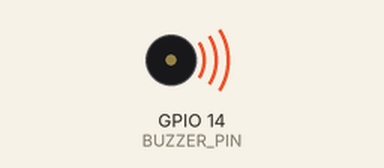
This sketch was run on a simulated ESP32. On the bench: buzzer (waves = sounding).

Above: at 0.3 s.
At 22.8 s:
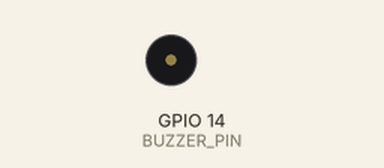
Timing chart, 0 to 25.9 s (numbered marks = the images above):
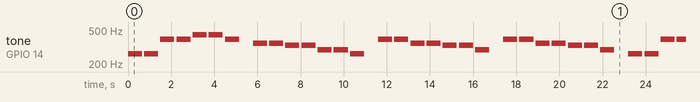

Measured:
- by itself, tone on GPIO 14 (BUZZER_PIN): plays 262 Hz for 0.65 s, 262 Hz for 0.65 s, 392 Hz for 0.65 s, 392 Hz for 0.65 s, 440 Hz for 0.65 s, 440 Hz for 0.65 s … (140 notes in this stretch)

The sketch:

twinkle-twinkle.ino
```cpp
// esp32 tone library by lbernstone
// https://github.com/lbernstone/Tone
#include <Tone32.h>


#define BUZZER_PIN 14
#define BUZZER_CHANNEL 0

void setup() {}

void loop()
{
    // twinkle twinkle little star

    tone(BUZZER_PIN, NOTE_C4, 650, BUZZER_CHANNEL);
    noTone(BUZZER_PIN, BUZZER_CHANNEL);
    delay(100);

    tone(BUZZER_PIN, NOTE_C4, 650, BUZZER_CHANNEL);
    noTone(BUZZER_PIN, BUZZER_CHANNEL);
    delay(100);

    tone(BUZZER_PIN, NOTE_G4, 650, BUZZER_CHANNEL);
    noTone(BUZZER_PIN, BUZZER_CHANNEL);
    delay(100);

    tone(BUZZER_PIN, NOTE_G4, 650, BUZZER_CHANNEL);
    noTone(BUZZER_PIN, BUZZER_CHANNEL);
    delay(100);

    tone(BUZZER_PIN, NOTE_A4, 650, BUZZER_CHANNEL);
    noTone(BUZZER_PIN, BUZZER_CHANNEL);
    delay(100);

    tone(BUZZER_PIN, NOTE_A4, 650, BUZZER_CHANNEL);
    noTone(BUZZER_PIN, BUZZER_CHANNEL);
    delay(100);

    tone(BUZZER_PIN, NOTE_G4, 650, BUZZER_CHANNEL);
    noTone(BUZZER_PIN, BUZZER_CHANNEL);
    delay(650);

    //   How i wonder what you are

    tone(BUZZER_PIN, NOTE_F4, 650, BUZZER_CHANNEL);
    noTone(BUZZER_PIN, BUZZER_CHANNEL);
    delay(100);

    tone(BUZZER_PIN, NOTE_F4, 650, BUZZER_CHANNEL);
    noTone(BUZZER_PIN, BUZZER_CHANNEL);
    delay(100);

    tone(BUZZER_PIN, NOTE_E4, 650, BUZZER_CHANNEL);
    noTone(BUZZER_PIN, BUZZER_CHANNEL);
    delay(100);

    tone(BUZZER_PIN, NOTE_E4, 650, BUZZER_CHANNEL);
    noTone(BUZZER_PIN, BUZZER_CHANNEL);
    delay(100);

    tone(BUZZER_PIN, NOTE_D4, 650, BUZZER_CHANNEL);
    noTone(BUZZER_PIN, BUZZER_CHANNEL);
    delay(100);

    tone(BUZZER_PIN, NOTE_D4, 650, BUZZER_CHANNEL);
    noTone(BUZZER_PIN, BUZZER_CHANNEL);
    delay(100);

    tone(BUZZER_PIN, NOTE_C4, 650, BUZZER_CHANNEL);
    noTone(BUZZER_PIN, BUZZER_CHANNEL);
    delay(650);

    // up above the world so high

    tone(BUZZER_PIN, NOTE_G4, 650, BUZZER_CHANNEL);
    noTone(BUZZER_PIN, BUZZER_CHANNEL);
    delay(100);

    tone(BUZZER_PIN, NOTE_G4, 650, BUZZER_CHANNEL);
    noTone(BUZZER_PIN, BUZZER_CHANNEL);
    delay(100);

    tone(BUZZER_PIN, NOTE_F4, 650, BUZZER_CHANNEL);
    noTone(BUZZER_PIN, BUZZER_CHANNEL);
    delay(100);

    tone(BUZZER_PIN, NOTE_F4, 650, BUZZER_CHANNEL);
    noTone(BUZZER_PIN, BUZZER_CHANNEL);
    delay(100);

    tone(BUZZER_PIN, NOTE_E4, 650, BUZZER_CHANNEL);
    noTone(BUZZER_PIN, BUZZER_CHANNEL);
    delay(100);

    tone(BUZZER_PIN, NOTE_E4, 650, BUZZER_CHANNEL);
    noTone(BUZZER_PIN, BUZZER_CHANNEL);
    delay(100);

    tone(BUZZER_PIN, NOTE_D4, 650, BUZZER_CHANNEL);
    noTone(BUZZER_PIN, BUZZER_CHANNEL);
    delay(650);

    // like a diamond in the sky

    tone(BUZZER_PIN, NOTE_G4, 650, BUZZER_CHANNEL);
    noTone(BUZZER_PIN, BUZZER_CHANNEL);
    delay(100);

    tone(BUZZER_PIN, NOTE_G4, 650, BUZZER_CHANNEL);
    noTone(BUZZER_PIN, BUZZER_CHANNEL);
    delay(100);

    tone(BUZZER_PIN, NOTE_F4, 650, BUZZER_CHANNEL);
    noTone(BUZZER_PIN, BUZZER_CHANNEL);
    delay(100);

    tone(BUZZER_PIN, NOTE_F4, 650, BUZZER_CHANNEL);
    noTone(BUZZER_PIN, BUZZER_CHANNEL);
    delay(100);

    tone(BUZZER_PIN, NOTE_E4, 650, BUZZER_CHANNEL);
    noTone(BUZZER_PIN, BUZZER_CHANNEL);
    delay(100);

    tone(BUZZER_PIN, NOTE_E4, 650, BUZZER_CHANNEL);
    noTone(BUZZER_PIN, BUZZER_CHANNEL);
    delay(100);

    tone(BUZZER_PIN, NOTE_D4, 650, BUZZER_CHANNEL);
    noTone(BUZZER_PIN, BUZZER_CHANNEL);
    delay(650);

    // twinkle twinkle little star

    tone(BUZZER_PIN, NOTE_C4, 650, BUZZER_CHANNEL);
    noTone(BUZZER_PIN, BUZZER_CHANNEL);
    delay(100);

    tone(BUZZER_PIN, NOTE_C4, 650, BUZZER_CHANNEL);
    noTone(BUZZER_PIN, BUZZER_CHANNEL);
    delay(100);

    tone(BUZZER_PIN, NOTE_G4, 650, BUZZER_CHANNEL);
    noTone(BUZZER_PIN, BUZZER_CHANNEL);
    delay(100);

    tone(BUZZER_PIN, NOTE_G4, 650, BUZZER_CHANNEL);
    noTone(BUZZER_PIN, BUZZER_CHANNEL);
    delay(100);

    tone(BUZZER_PIN, NOTE_A4, 650, BUZZER_CHANNEL);
    noTone(BUZZER_PIN, BUZZER_CHANNEL);
    delay(100);

    tone(BUZZER_PIN, NOTE_A4, 650, BUZZER_CHANNEL);
    noTone(BUZZER_PIN, BUZZER_CHANNEL);
    delay(100);

    tone(BUZZER_PIN, NOTE_G4, 650, BUZZER_CHANNEL);
    noTone(BUZZER_PIN, BUZZER_CHANNEL);
    delay(650);

    //   How i wonder what you are

    tone(BUZZER_PIN, NOTE_F4, 650, BUZZER_CHANNEL);
    noTone(BUZZER_PIN, BUZZER_CHANNEL);
    delay(100);

    tone(BUZZER_PIN, NOTE_F4, 650, BUZZER_CHANNEL);
    noTone(BUZZER_PIN, BUZZER_CHANNEL);
    delay(100);

    tone(BUZZER_PIN, NOTE_E4, 650, BUZZER_CHANNEL);
    noTone(BUZZER_PIN, BUZZER_CHANNEL);
    delay(100);

    tone(BUZZER_PIN, NOTE_E4, 650, BUZZER_CHANNEL);
    noTone(BUZZER_PIN, BUZZER_CHANNEL);
    delay(100);

    tone(BUZZER_PIN, NOTE_D4, 650, BUZZER_CHANNEL);
    noTone(BUZZER_PIN, BUZZER_CHANNEL);
    delay(100);

    tone(BUZZER_PIN, NOTE_D4, 650, BUZZER_CHANNEL);
    noTone(BUZZER_PIN, BUZZER_CHANNEL);
    delay(100);

    tone(BUZZER_PIN, NOTE_C4, 650, BUZZER_CHANNEL);
    noTone(BUZZER_PIN, BUZZER_CHANNEL);
    delay(650);

    // end of song
    delay(5000);
}
```
